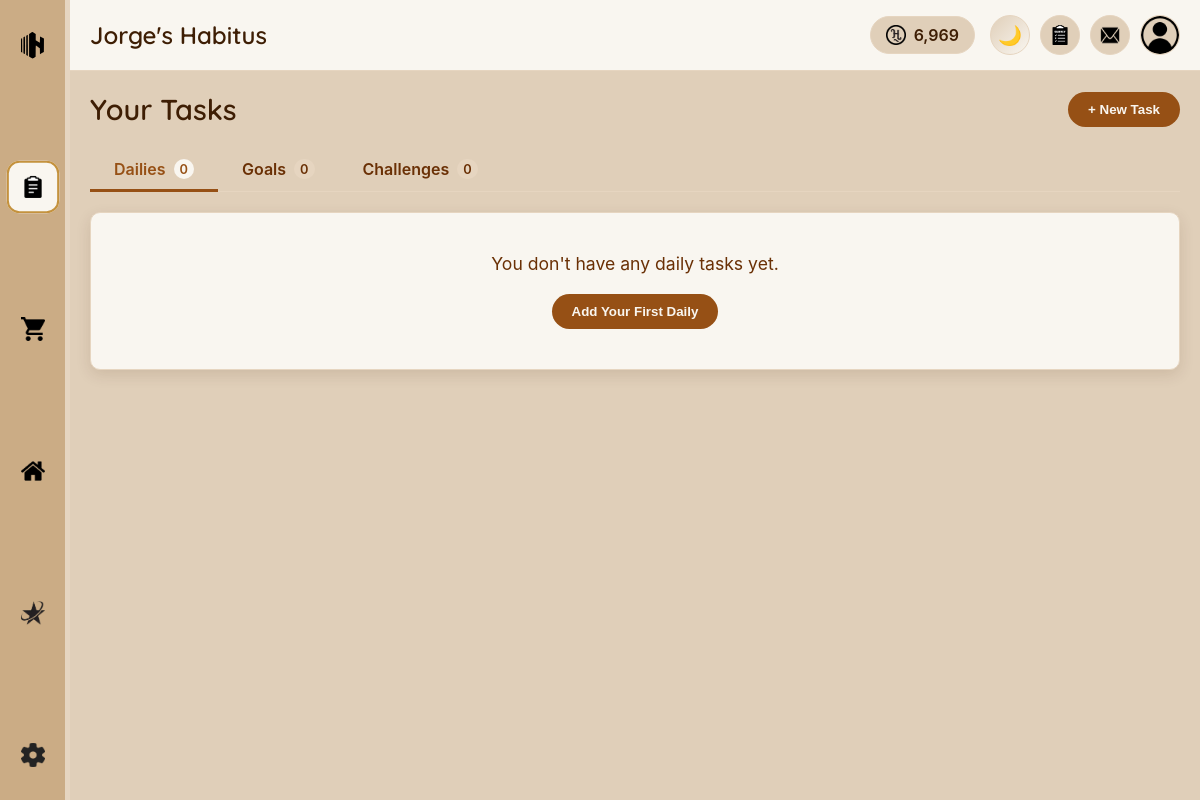
/pages/tasks.php (signed in), run on an earlier commit of the app's database.
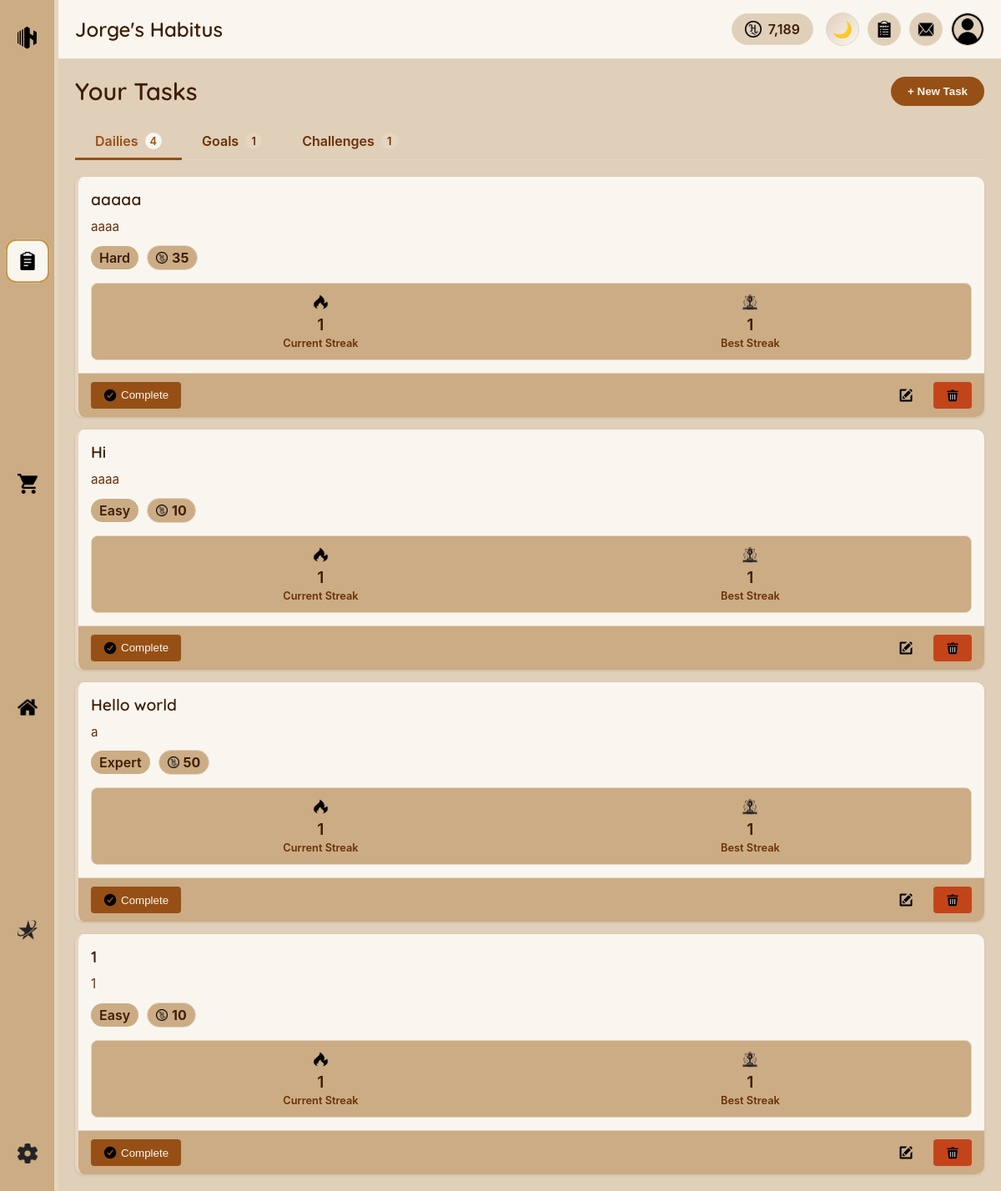
And on a later commit of the database.
### tables this page shows
CREATE TABLE `users` (
  `id` int(11) NOT NULL,
  `username` varchar(50) NOT NULL,
  `email` varchar(100) NOT NULL,
  `password` varchar(255) NOT NULL,
  `hcoin` int(11) DEFAULT 0,
  `subscription_type` enum('free','adfree','premium') DEFAULT 'free',
  `subscription_expires` datetime DEFAULT NULL,
  `theme` varchar(20) DEFAULT 'light',
  `language` varchar(10) DEFAULT 'en',
  `created_at` timestamp NULL DEFAULT current_timestamp(),
  `last_login` timestamp NULL DEFAULT NULL,
  `stripe_customer_id` varchar(255) DEFAULT NULL,
  `stripe_subscription_id` varchar(255) DEFAULT NULL,
  `last_payment_intent` varchar(255) DEFAULT NULL,
  `payment_method_id` varchar(255) DEFAULT NULL,
  `payment_failures` int(11) DEFAULT 0,
  `last_payment_failure` datetime DEFAULT NULL,
  `subscription_created_at` timestamp NULL DEFAULT NULL COMMENT 'When subscription was first created',
  `subscription_updated_at` timestamp NULL DEFAULT NULL ON UPDATE current_timestamp() COMMENT 'Last subscription update',
  `demo_subscription_plan` enum('adfree','premium') DEFAULT NULL,
  `demo_subscription_date` timestamp NULL DEFAULT NULL,
  `profile_picture` varchar(255) DEFAULT 'images/icons/profile-icon.webp',
  `preferred_language` varchar(5) DEFAULT 'en',
  `timezone` varchar(50) DEFAULT 'UTC'
);

CREATE TABLE `dailies` (
  `id` int(11) NOT NULL,
  `task_id` int(11) NOT NULL,
  `current_streak` int(11) DEFAULT 0,
  `highest_streak` int(11) DEFAULT 0,
  `reset_time` time DEFAULT '00:00:00',
  `last_completed` date DEFAULT NULL
);

CREATE TABLE `tasks` (
  `id` int(11) NOT NULL,
  `user_id` int(11) NOT NULL,
  `type_id` int(11) NOT NULL,
  `title` varchar(100) NOT NULL,
  `description` text DEFAULT NULL,
  `difficulty` enum('easy','medium','hard','expert') DEFAULT 'medium',
  `duration` int(11) DEFAULT NULL,
  `hcoin_reward` int(11) NOT NULL,
  `is_custom` tinyint(1) DEFAULT 0,
  `created_at` timestamp NULL DEFAULT current_timestamp(),
  `duration_backup` int(11) DEFAULT NULL
);

### php/include/functions.php (called while the page is built, shortened)
<?php
function getUserData($userId) {
    global $conn;
    $sql = "SELECT * FROM users WHERE id = ?";
    $stmt = $conn->prepare($sql);
    $stmt->execute([$userId]);
    if ($stmt->rowCount() > 0) {
        $userData = $stmt->fetch();
        return $userData;
    }
    return [];
}
function getUserDailies($userId) {
    global $conn;
    $sql = "SELECT t.id, t.title, t.description, t.hcoin_reward, t.difficulty, d.current_streak,
            d.highest_streak, d.reset_time, d.last_completed,
            IF(d.last_completed = CURDATE(), 1, 0) as completed
            FROM tasks t
            JOIN dailies d ON t.id = d.task_id
            WHERE t.user_id = ? AND t.type_id = (SELECT id FROM task_types WHERE name = 'Daily')
            ORDER BY d.reset_time, t.title";
    $stmt = $conn->prepare($sql);
    $stmt->execute([$userId]);
    $dailies = [];
    while ($row = $stmt->fetch()) {
        $dailies[] = $row;
    }
    return $dailies;
}
function getUserGoals($userId) {
    global $conn;
    $sql = "SELECT t.id, t.title, t.description, t.hcoin_reward, t.difficulty,
            g.deadline, g.use_subtasks,
            CASE
                WHEN g.use_subtasks = 1 AND EXISTS (
                    SELECT 1 FROM subtasks WHERE parent_task_id = t.id
                ) THEN (
                    -- For tasks with subtasks, check if ALL subtasks are completed
                    SELECT COUNT(*) = COUNT(CASE WHEN is_completed = 1 THEN 1 END)
                    FROM subtasks WHERE parent_task_id = t.id
                )
                WHEN g.progress = g.total_steps THEN 1
                ELSE 0
            END as completed
            FROM tasks t
            JOIN goals g ON t.id = g.task_id
            WHERE t.user_id = ? AND t.type_id = (SELECT id FROM task_types WHERE name = 'Goal')
            ORDER BY g.deadline, t.title";
    $stmt = $conn->prepare($sql);
    $stmt->execute([$userId]);
    $goals = [];
    while ($row = $stmt->fetch()) {
        $goals[] = $row;
    }
    return $goals;
}
function getUserChallenges($userId) {
    global $conn;
    $sql = "SELECT t.id, t.title, t.description, t.hcoin_reward, t.difficulty,
            c.start_date, c.end_date, c.is_completed as completed, c.use_subtasks
            FROM tasks t
            JOIN challenges c ON t.id = c.task_id
            WHERE t.user_id = ? AND t.type_id = (SELECT id FROM task_types WHERE name = 'Challenge')
            AND c.end_date >= CURDATE()
            ORDER BY c.end_date, t.title";
    $stmt = $conn->prepare($sql);
    $stmt->execute([$userId]);
    $challenges = [];
    while ($row = $stmt->fetch()) {
        $challenges[] = $row;
    }
    return $challenges;
}

### pages/tasks.php (the view, shortened to what the changed rows need)
<?php
require_once '../php/include/db_connect.php';
require_once '../php/include/functions.php';
$userData = getUserData($_SESSION['user_id']);
$userHCoins = $userData['hcoin'];
$userHabitusName = $userData['username'] . "'s Habitus";
$currentLanguage = $userData['language'] ?? 'en';
$currentTheme = $userData['theme'] ?? 'light';
$activeTab = isset($_GET['tab']) ? $_GET['tab'] : 'dailies';
$dailies = getUserDailies($_SESSION['user_id']);
$goals = getUserGoals($_SESSION['user_id']);
$challenges = getUserChallenges($_SESSION['user_id']);
?>
<!DOCTYPE html>
<html lang="<?php echo $currentLanguage; ?>" data-theme="<?php echo $currentTheme; ?>">
<head>
    <link rel="stylesheet" href="../css/themes/<?php echo $currentTheme; ?>.css" id="theme-stylesheet">
    <link rel="stylesheet" href="../css/main.css">
    <link rel="stylesheet" href="../css/components/sidebar.css">
    <link rel="stylesheet" href="../css/components/header.css">
    <link rel="stylesheet" href="../css/components/scrollbar.css">
    <link rel="stylesheet" href="../css/pages/tasks.css">
</head>
<body class="theme-<?php echo $currentTheme; ?>">
    <div class="main-container">
        <div class="content-container">
            <?php include '../php/include/header.php'; ?>
            <div class="tasks-content">
                <div class="tasks-header">
                    <h1 translate="yes">Your Tasks</h1>
                </div>
                <div class="tasks-tabs">
                    <div class="tab <?php echo $activeTab === 'dailies' ? 'active' : ''; ?>"
                         onclick="changeTab('dailies')">
                        <span translate="yes">Dailies</span>
                        <span class="task-count"><?php echo count($dailies); ?></span>
                    </div>
                    <div class="tab <?php echo $activeTab === 'goals' ? 'active' : ''; ?>"
                         onclick="changeTab('goals')">
                        <span translate="yes">Goals</span>
                        <span class="task-count"><?php echo count($goals); ?></span>
                    </div>
                    <div class="tab <?php echo $activeTab === 'challenges' ? 'active' : ''; ?>"
                         onclick="changeTab('challenges')">
                        <span translate="yes">Challenges</span>
                        <span class="task-count"><?php echo count($challenges); ?></span>
                    </div>
                </div>
                <div class="tab-content <?php echo $activeTab === 'dailies' ? 'active' : ''; ?>" id="dailies-tab">
                    <?php if (empty($dailies)): ?>
                        <div class="empty-tasks">
                            <p translate="yes">You don't have any daily tasks yet.</p>
                            <button class="add-task-btn" onclick="openTaskModal('daily')">
                                <span translate="yes">Add Your First Daily</span>
                            </button>
                        </div>
                    <?php else: ?>
                        <div class="tasks-list dailies-list">
                            <?php foreach ($dailies as $daily): ?>
                                <div class="task-item <?php echo $daily['completed'] ? 'completed' : ''; ?>">
                                    <div class="task-content">
                                        <div class="task-info">
                                            <h3><?php echo htmlspecialchars($daily['title']); ?></h3>
                                            <?php if (!empty($daily['description'])): ?>
                                                <p class="task-description"><?php echo htmlspecialchars($daily['description']); ?></p>
                                             <?php endif; ?>
                                             <div class="task-meta">
                                                <span class="difficulty <?php echo $daily['difficulty']; ?>" translate="yes">
                                                    <?php echo ucfirst($daily['difficulty']); ?>
                                                </span>
                                                 <span class="reward">
                                                     <img src="../images/icons/hcoin-icon.webp" alt="HCoin">
                                                    <?php echo $daily['hcoin_reward']; ?>
                                                </span>
                                            </div>
                                        </div>
                                        <div class="task-stats">
                                            <div class="streak">
                                                <img src="../images/icons/streak-icon.webp" alt="Streak">
                                                <span><?php echo $daily['current_streak']; ?></span>
                                                <span class="label" translate="yes">Current Streak</span>
                                            </div>
                                            <div class="best-streak">
                                                <img src="../images/icons/best_streak-icon.webp" alt="Best">
                                                <span><?php echo $daily['highest_streak']; ?></span>
                                                <span class="label" translate="yes">Best Streak</span>
                                            </div>
                                        </div>
                                    </div>
                                    <div class="task-actions">
                                        <?php if ($daily['completed']): ?>
                                            <button class="complete-btn done" disabled>
                                                <img src="../images/icons/check.webp" alt="Done">
                                                <span translate="yes">Completed</span>
                                            </button>
                                        <?php else: ?>
                                            <button class="complete-btn" onclick="completeTask(<?php echo $daily['id']; ?>, 'daily')">
                                                <img src="../images/icons/check.webp" alt="Complete">
                                                <span translate="yes">Complete</span>
                                            </button>
                                        <?php endif; ?>
                                        <button class="edit-btn" onclick="openTaskModal('daily', <?php echo $daily['id']; ?>)">
                                            <img src="../images/icons/edit-icon.webp" alt="Edit">
                                        </button>
                                        <button class="delete-btn" onclick="showDeleteConfirmation(<?php echo $daily['id']; ?>, 'daily')">
                                            <img src="../images/icons/trash.webp" alt="Delete">
                                        </button>
                                    </div>
                                </div>
                            <?php endforeach; ?>
                        </div>
                    <?php endif; ?>
                </div>
            </div>
        </div>
    </div>
</body>
</html>

### php/include/header.php (shortened to what the changed rows need)
<header class="main-header">
    <div class="user-info">
        <h1 class="habitus-name"><?php echo htmlspecialchars($userHabitusName); ?></h1>
    </div>
    <div class="user-actions">
        <div class="hcoin-balance">
            <img src="../images/icons/hcoin-icon.webp" alt="HCoin">
            <span><?php echo number_format($userHCoins); ?></span>
        </div>
    </div>
</header>

What changed in the data, as far as the page shows it:
changed users "Jorge's Habitus": userHCoins "6,969" → "7,189"
added dailies: task.title "aaaaa", task.description "aaaa", task.difficulty "Hard", task.hcoin_reward "35", current_streak "1", highest_streak "1"
added dailies: task.title "Hi", task.description "aaaa", task.difficulty "Easy", task.hcoin_reward "10", current_streak "1", highest_streak "1"
added dailies: task.title "Hello world", task.description "a", task.difficulty "Expert", task.hcoin_reward "50", current_streak "1", highest_streak "1"
added dailies: task.title "1", task.description "1", task.difficulty "Easy", task.hcoin_reward "10", current_streak "1", highest_streak "1"
Also different on the page:
count($dailies): "0" → "4"
count($goals): "0" → "1"
count($challenges): "0" → "1"
text no longer shown: "You don't have any daily tasks yet. Add Your First Daily"
